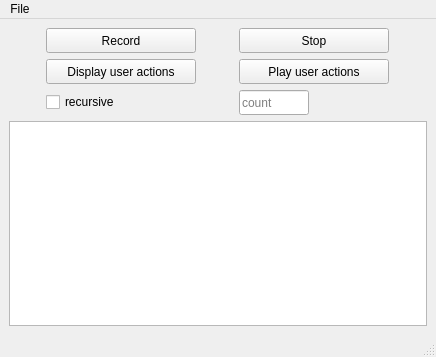
<?xml version="1.0" encoding="UTF-8"?>
<ui version="4.0">
 <class>MainWindow</class>
 <widget class="QMainWindow" name="MainWindow">
  <property name="geometry">
   <rect>
    <x>0</x>
    <y>0</y>
    <width>436</width>
    <height>357</height>
   </rect>
  </property>
  <property name="windowTitle">
   <string>MainWindow</string>
  </property>
  <widget class="QWidget" name="centralwidget">
   <layout class="QVBoxLayout" name="verticalLayout">
    <item>
     <layout class="QGridLayout" name="gridLayout">
      <item row="0" column="0">
       <widget class="QPushButton" name="record_pushButton">
        <property name="sizePolicy">
         <sizepolicy hsizetype="Minimum" vsizetype="Fixed">
          <horstretch>0</horstretch>
          <verstretch>0</verstretch>
         </sizepolicy>
        </property>
        <property name="minimumSize">
         <size>
          <width>50</width>
          <height>25</height>
         </size>
        </property>
        <property name="maximumSize">
         <size>
          <width>150</width>
          <height>25</height>
         </size>
        </property>
        <property name="text">
         <string>Record</string>
        </property>
       </widget>
      </item>
      <item row="0" column="1">
       <widget class="QPushButton" name="stop_pushButton">
        <property name="minimumSize">
         <size>
          <width>150</width>
          <height>25</height>
         </size>
        </property>
        <property name="maximumSize">
         <size>
          <width>150</width>
          <height>25</height>
         </size>
        </property>
        <property name="text">
         <string>Stop</string>
        </property>
       </widget>
      </item>
      <item row="1" column="1">
       <widget class="QPushButton" name="play_pushButton">
        <property name="minimumSize">
         <size>
          <width>150</width>
          <height>25</height>
         </size>
        </property>
        <property name="maximumSize">
         <size>
          <width>150</width>
          <height>25</height>
         </size>
        </property>
        <property name="text">
         <string>Play user actions</string>
        </property>
       </widget>
      </item>
      <item row="1" column="0">
       <widget class="QPushButton" name="display_pushButton">
        <property name="minimumSize">
         <size>
          <width>150</width>
          <height>25</height>
         </size>
        </property>
        <property name="maximumSize">
         <size>
          <width>150</width>
          <height>25</height>
         </size>
        </property>
        <property name="text">
         <string>Display user actions</string>
        </property>
       </widget>
      </item>
      <item row="2" column="0">
       <widget class="QCheckBox" name="checkBox">
        <property name="text">
         <string>recursive</string>
        </property>
       </widget>
      </item>
      <item row="2" column="1">
       <widget class="QLineEdit" name="lineEdit">
        <property name="minimumSize">
         <size>
          <width>50</width>
          <height>25</height>
         </size>
        </property>
        <property name="maximumSize">
         <size>
          <width>70</width>
          <height>25</height>
         </size>
        </property>
        <property name="inputMask">
         <string/>
        </property>
        <property name="placeholderText">
         <string>count</string>
        </property>
       </widget>
      </item>
     </layout>
    </item>
    <item>
     <widget class="QTextBrowser" name="textBrowser"/>
    </item>
   </layout>
  </widget>
  <widget class="QStatusBar" name="statusbar"/>
  <widget class="QMenuBar" name="menuBar">
   <property name="geometry">
    <rect>
     <x>0</x>
     <y>0</y>
     <width>436</width>
     <height>21</height>
    </rect>
   </property>
   <widget class="QMenu" name="menuFile">
    <property name="title">
     <string>File</string>
    </property>
    <addaction name="actionSave_as"/>
    <addaction name="actionOpen"/>
    <addaction name="actionQuit"/>
   </widget>
   <addaction name="menuFile"/>
  </widget>
  <action name="actionSave_as">
   <property name="text">
    <string>Save as</string>
   </property>
  </action>
  <action name="actionOpen">
   <property name="text">
    <string>Open</string>
   </property>
  </action>
  <action name="actionQuit">
   <property name="text">
    <string>Quit</string>
   </property>
  </action>
 </widget>
 <resources/>
 <connections/>
</ui>
